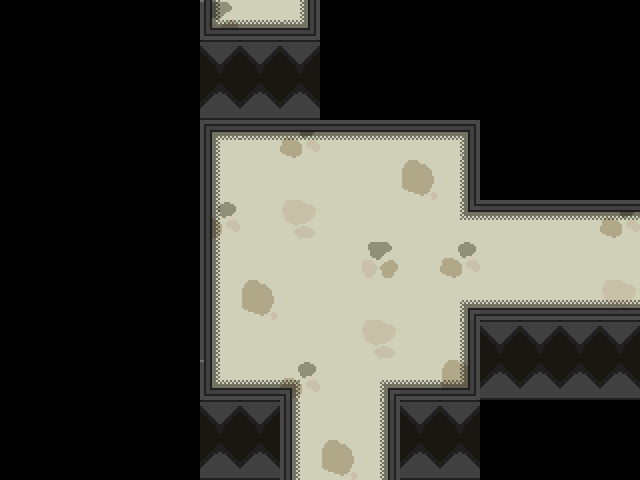

Below is a game level as drawn by its tile map, then a one-line description and the .tmx file that defines it, in full:
An orthogonal 16x12 tile map with 40x40 px tiles, 2 tile layers (Calque de Tuiles 1, Calque de Tuiles 2), 2 tilesets and 19 objects (2x transition, 2x npc, interactable, script, entry_down, ...).

<map version="1.10" tiledversion="1.10.1" orientation="orthogonal" renderorder="right-down" width="16" height="12" tilewidth="40" tileheight="40" infinite="0" nextlayerid="6" nextobjectid="20">
 <editorsettings>
  <export target="sign.lua" format="lua" />
 </editorsettings>
 <properties>
  <property name="music" value="road_secret" />
 </properties>
 <tileset firstgid="1" source="../../tilesets/castle_path.tsx" />
 <tileset firstgid="25" source="../../tilesets/other-objects.tsx" />
 <layer id="1" name="Calque de Tuiles 1" width="16" height="12">
  <data encoding="csv">
0,0,0,0,0,4,5,5,0,0,0,0,0,0,0,0,
0,0,0,0,0,0,0,0,0,0,0,0,0,0,0,0,
0,0,0,0,0,0,0,0,0,0,0,0,0,0,0,0,
0,0,0,0,0,5,5,2,5,5,5,5,0,0,0,0,
0,0,0,0,0,5,5,5,5,5,1,5,0,0,0,0,
0,0,0,0,0,2,5,3,5,5,5,5,5,5,5,2,
0,0,0,0,0,5,5,5,5,4,5,2,5,5,5,5,
0,0,0,0,0,5,1,5,5,5,5,5,5,5,5,3,
0,0,0,0,0,5,5,5,5,3,5,5,0,0,0,0,
0,0,0,0,0,5,5,2,5,5,5,1,0,0,0,0,
0,0,0,0,0,0,0,5,5,5,0,0,0,0,0,0,
0,0,0,0,0,0,0,5,1,5,0,0,0,0,0,0
</data>
 </layer>
 <layer id="2" name="Calque de Tuiles 2" width="16" height="12">
  <data encoding="csv">
0,0,0,0,0,15,7,16,0,0,0,0,0,0,0,0,
0,0,0,0,0,13,13,13,0,0,0,0,0,0,0,0,
0,0,0,0,0,19,19,19,0,0,0,0,0,0,0,0,
0,0,0,0,0,9,8,8,8,8,8,10,0,0,0,0,
0,0,0,0,0,20,0,0,0,0,0,14,0,0,0,0,
0,0,0,0,0,20,0,0,0,0,0,17,8,8,8,8,
0,0,0,0,0,20,0,0,0,0,0,0,0,0,0,0,
0,0,0,0,0,20,0,0,0,0,0,11,7,7,7,7,
0,0,0,0,0,20,0,0,0,0,0,14,13,13,13,13,
0,0,0,0,0,15,7,12,0,11,7,16,19,19,19,19,
0,0,0,0,0,13,13,20,0,14,13,13,0,0,0,0,
0,0,0,0,0,19,19,20,0,14,19,19,0,0,0,0
</data>
 </layer>
 <objectgroup color="#0000ff" id="5" name="collisions">
  <object id="3" x="200" y="80" width="280" height="40" />
  <object id="4" x="160" y="80" width="40" height="320" />
  <object id="5" x="200" y="400" width="80" height="40" />
  <object id="6" x="400" y="400" width="80" height="40" />
  <object id="7" x="480" y="320" width="40" height="80" />
  <object id="8" x="520" y="320" width="120" height="40" />
  <object id="9" x="480" y="160" width="160" height="40" />
  <object id="10" x="480" y="120" width="40" height="40" />
  <object id="11" x="400" y="440" width="40" height="40" />
  <object id="12" x="240" y="440" width="40" height="40" />
  <object id="16" name="transition" x="640" y="200" width="40" height="120">
   <properties>
    <property name="map" value="castle_path/" />
   </properties>
  </object>
 </objectgroup>
 <objectgroup color="#ff00ff" id="3" name="objects">
  <object id="1" gid="75" x="245" y="110" width="32" height="37" />
  <object id="2" name="interactable" x="238.333" y="72.3333" width="42" height="24.3333">
   <properties>
    <property name="text1" value="* (IMPORTANT MESSAGE:)" />
    <property name="text2" value="* (An unknown object has fallen somewhere around the castle!)" />
    <property name="text3" value="* (If you find it, bring it immediately to the king!)" />
   </properties>
  </object>
  <object id="14" name="transition" x="280" y="480" width="120" height="40">
   <properties>
    <property name="map" value="castle_path/in_between" />
    <property name="marker" value="entry_up" />
   </properties>
  </object>
  <object id="17" name="npc" x="560" y="200" width="40" height="40">
   <properties>
    <property name="actor" value="smb_goomba" />
   </properties>
  </object>
  <object id="18" name="npc" x="560" y="280" width="40" height="40">
   <properties>
    <property name="actor" value="smb_goomba" />
   </properties>
  </object>
  <object id="19" name="script" x="587" y="200" width="12.5027" height="120">
   <properties>
    <property name="cutscene" value="castle_path.unfinished" />
    <property name="once" type="bool" value="false" />
   </properties>
  </object>
 </objectgroup>
 <objectgroup color="#aa00ff" id="4" name="markers">
  <object id="13" name="entry_down" x="340" y="425">
   <point />
  </object>
  <object id="15" name="spawn" x="280" y="320">
   <point />
  </object>
 </objectgroup>
</map>
